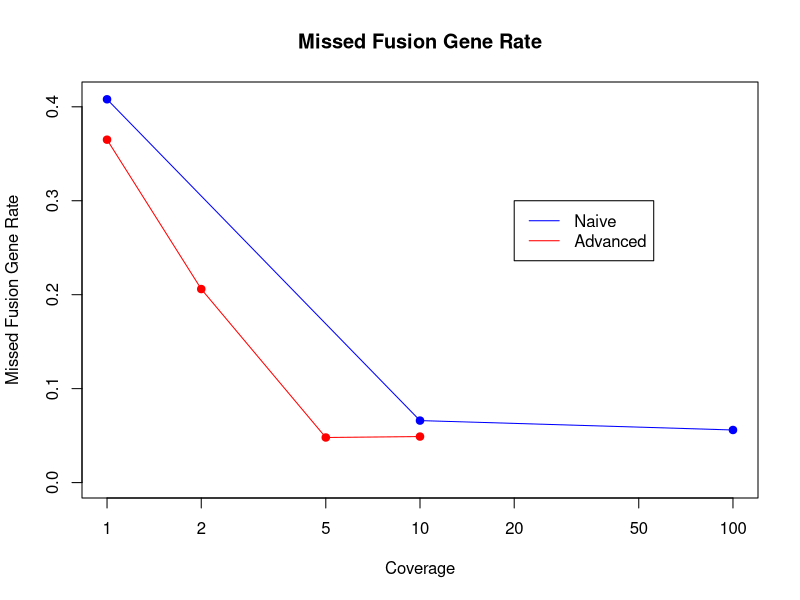

Write R code to recreate this figure.
library(hash) #this package allows for usage of hash-implemented data structures

#This function generates a string composed of the letters A, C, G, and T with length from
#normal distribution with mean 150 and standard deviation 35, simulating the coding
#portion of exons in DNA. n is the number of exons in the simulated gene
gene <- function(n, mean = 150, sd = 35){ #min exon length is 30
  size = floor(rnorm(1, mean,sd))
  while(size < 30){
    size = floor(rnorm(1,mean,sd))
  }
  a = list(sample(c("A", "C", "G", "T"),size, replace = TRUE))
  if(n > 1){
    for(i in 2:n){
      size = floor(rnorm(1,mean,sd))
      while(size < 30){
        size = floor(rnorm(1,mean,sd))
      }
      a[i] = list(sample(c("A", "C", "G", "T"),size, replace = TRUE))
    }
  }
  return(a)
}

#genome creates a simulated genome containing n genes each containing exons number of exons produced from
#the gene function
genome <- function(n, exons=10){
  a = list(gene(exons))
  if(n > 1){
    for(i in 2:n){
      a[i] = list(gene(exons))
    }
  }
  return(a)
}

#This function simulates taking y reads from a provided genome, each read is exactly one entire
#gene found in genome.
reads <- function(genome, y){
  n = sample(1:length(genome), y, replace = TRUE) #sample a gene
  a = list(unlist(genome[n[1]]))
  if(y > 1){
    for(i in 2:y){
      a[i] = list(unlist(genome[n[i]]))
    }
  }
  return(a)
}

#This function creates y fusion genes in genome. A fusion gene is the result of taking a
#random number of exons from one gene, and concatenating it with the exons from an adjacent
#gene.
fusion_genes <- function(genome, y){
  if(length(genome) == 1)
    return(genome)
  genes = vector()
  for(i in 1:y){
    n = integer()
    counter = integer()
    found_n = FALSE
    found = FALSE
    while(!found_n){ #this loop is not efficient; if a randomly selected gene cannot be fused with the next gene
      #if it can't, it tries again
      #if(length(genome) == 1)
        #n = 1
      #else
        n = sample(1:(length(genome) - 1), 1)
      while(length(genome[[n]][[1]]) == 1){
        n = sample(1:(length(genome) - 1), 1)
      }
      counter = 1
      while(!found && (n + counter <= length(genome))){
        if(length(genome[[n + counter]][[1]]) == 1)
          counter = counter + 1
        else
          found = TRUE
      }
      if(found) found_n = TRUE
    }
    genes = append(genes, c(n, n + counter))
    m_len = length(genome[[n]])
    m = sample(1:m_len, 1)
    m_next_len = length(genome[[n + counter]])
    m_next = sample(1:m_next_len, 1)
    if(m != m_len){
      a = genome[[n]][m_len - m + 1]
      genome[[n]][m_len - m + 1] = NULL
      if(m > 1){
        for(i in 2:m){
          a[i] = genome[[n]][m_len - m + 1]
          genome[[n]][m_len - m + 1] = NULL
        }
      }
    }
    else{
      a = genome[[n]][1]
      if(m_len > 1){
        for(i in 2:m_len){
          a[i] = genome[[n]][i]
        }
      }
      genome[[n]] = 'X' #used to be NULL
    }
    if(m_next != m_next_len){
      for(i in 1:m_next){
        a[i + m] = genome[[n + counter]][1]
        genome[[n + counter]][1] = NULL
      }
    }
    else{
      for(i in 1:m_next_len){
        a[m + i] = genome[[n + counter]][i]
      }
      genome[[n]] = 'X' #used to be NULL
    }
    genome[[length(genome) + 1]] = a
  }
  size = length(genome)
  for(i in size:1){
    if(length(genome[[i]][[1]]) == 1) genome[[i]] = NULL
  }
  genes = as.integer(unique(sort(genes)))
  z = list(genome, genes)
  return(z)
}

#This function carves genome into length 15 strings and hashes the resulting substrings using
#the hash package
hash_exons <- function(genome){
  h = hash()
  for(i in 1:length(genome)){
    for(l in 1:length(genome[[i]])){
      a = character()
      for(m in 1:15){
        a[m] = genome[[i]][[l]][m]
      }
      h[[paste(a, collapse = "")]] = append(h[[paste(a, collapse = "")]], i)
      b = character()
      for(m in 1:15){
        b[m] = genome[[i]][[l]][length(genome[[i]][[l]]) - 15 + m]
      }
      h[[paste(b, collapse = "")]] = append(h[[paste(b, collapse = "")]], i)
    }
  }
  return(h)
}

hash_exons_adv <- function(genome){#this does not use a rolling hash, so it is rather inefficient
  h = hash()
  for(i in 1:length(genome)){
    for(l in 1:length(genome[[i]])){
      for(m in 1:(length(genome[[i]][[l]]) - 9)){
        h[[substring(paste(genome[[i]][[l]], collapse = ""), 0 + m, 9 + m)]] = append(h[[substring(paste(genome[[i]][[l]], collapse = ""), 0 + m,9 + m)]], i)
      }
    }
  }
  return(h)
}

scan_exons_baseline <- function(coverage_genes, h_hash){
  fusion = vector()
  genes = vector()
  for(i in 1:length(coverage_genes)){
    a = character()
    for(l in 1:10){
      a[l] = coverage_genes[[i]][l]
    }
    exon_1 = h_hash[[paste(a, collapse = "")]]
    b = character()
    for(m in 1:10){
      b[m] = coverage_genes[[i]][length(coverage_genes[[i]]) - 10 + m]
    }
    exon_2 = h_hash[[paste(b, collapse = "")]]
    if(length(exon_2) > 1 || length(exon_1) > 1){
      genes = append(genes, c(exon_1, exon_2))
    }
    else if(exon_2 != exon_1){
      fusion[i] = TRUE
      genes = append(genes, c(exon_1, exon_2))
    }
    else fusion[i] = FALSE
  }
  genes = as.integer(unique(sort(genes)))
  z = list(fusion, genes)
  return(z)
}

scan_exons_adv <- function(coverage_genes, h_hash){
  fusion = vector()
  genes = vector()
  for(i in 1:length(coverage_genes)){
    for(m in 1:floor((length(coverage_genes[[i]]) / 10))){
      genes = append(genes, h_hash[[substring(paste(coverage_genes[[i]], collapse = ""), 10*m - 9, 10*m)]])
    }
    genes = unique(Filter(function (elem) length(which(genes == elem)) > 4, genes))
    if(length(genes) > 1) fusion = append(fusion, genes)
  }
  return(sort(unique(fusion)))
}

test_genome <- function(n, m, genome, h_hash, adv = FALSE){
  if(!adv){
    c_a_false_exons = vector()
    missed_exons = vector()
    for(i in 1:n){
      a_test = list()
      b_test = list()
      c_test = list()
      output_a_c = list()
      output_c_a = list()
      a_test = fusion_genes(genome, 10)
      b_test = reads(a_test[[1]], m)
      c_test = scan_exons_baseline(b_test, h_hash)
      output_a_c = setdiff(a_test[[2]], c_test[[2]])
      output_c_a = setdiff(c_test[[2]], a_test[[2]])
      
      c_a_false_exons[i] = length(output_c_a) / length(c_test[[2]])
      missed_exons[i] = length(output_a_c) / length(a_test[[2]])
    }
    z = list(missed_exons, mean(missed_exons), c_a_false_exons, mean(c_a_false_exons))
    return(z)
  }
  else{
    c_a_false_exons = vector()
    missed_exons = vector()
    for(i in 1:n){
      a_test = list()
      b_test = list()
      c_test = list()
      output_a_c = list()
      output_c_a = list()
      a_test = fusion_genes(genome, 10)
      b_test = reads(a_test[[1]], m)
      c_test = scan_exons_adv(b_test, h_hash)
      output_a_c = setdiff(a_test[[2]], c_test)
      output_c_a = setdiff(c_test, a_test[[2]])
      missed_exons[i] = length(output_a_c) / length(a_test[[2]])
      c_a_false_exons[i] = length(output_c_a) / length(c_test)
    }
  }
  z = list(output_a_c, output_c_a, missed_exons, mean(missed_exons), c_a_false_exons, mean(c_a_false_exons))
  return(z)
}

x = c(1,10,100)
z = c(1,2,5,10)
y_naive = c(.408, .066, .056)
y_adv = c(.365, .206, 0.048, 0.049)
y_naive_fp = c(0.021, 0.021, 0.036)
y_adv_fp = c(0,0,0,0)
plot(x,y_naive,col = "blue", log ="x", main = 'Missed Fusion Gene Rate', xlab = "Coverage", ylab = 'Missed Fusion Gene Rate', ylim = c(0, 0.41), pch = 19)
legend(20, 0.3, c("Naive", "Advanced"), lty=c(1,1), col = c("blue", "red"))
lines(x,y_naive, col = "blue")
points(z, y_adv, col = 'red', pch = 19)
lines(z,y_adv, col = 'red')
x_adv = c(100,200,1000)
y_adv = c(.365, .206, .049)

#simulation
g = genome(100)
h_naive = hash_exons(g)
h_adv = hash_exons_adv(g)

test_genome(10,500, g, h_adv)
n = 10
m = 500
genome = g
h_hash = h_adv
